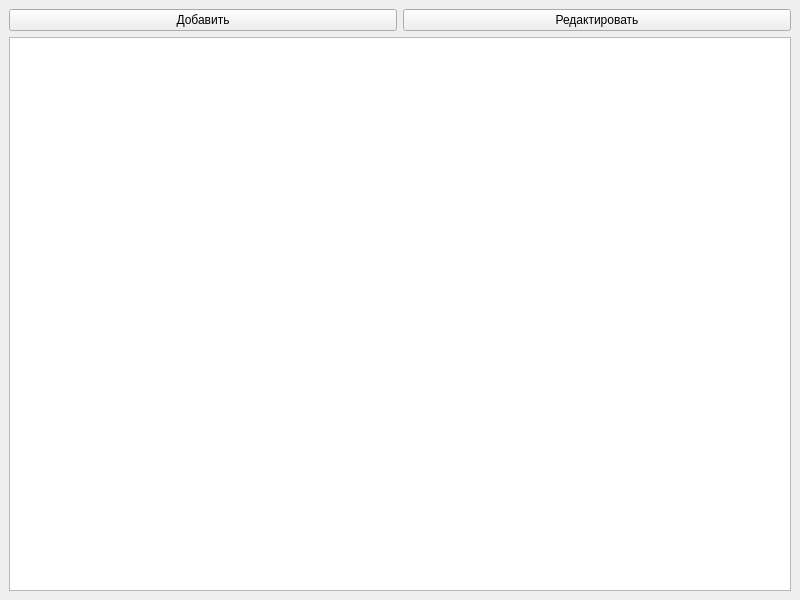
<?xml version="1.0" encoding="UTF-8"?>
<ui version="4.0">
 <class>MainWindow</class>
 <widget class="QMainWindow" name="MainWindow">
  <property name="geometry">
   <rect>
    <x>0</x>
    <y>0</y>
    <width>800</width>
    <height>600</height>
   </rect>
  </property>
  <property name="windowTitle">
   <string>Coffee Manager</string>
  </property>
  <widget class="QWidget" name="centralwidget">
   <layout class="QVBoxLayout" name="verticalLayout">
    <item>
     <layout class="QHBoxLayout" name="horizontalLayout">
      <item>
       <widget class="QPushButton" name="addButton">
        <property name="text">
         <string>Добавить</string>
        </property>
       </widget>
      </item>
      <item>
       <widget class="QPushButton" name="editButton">
        <property name="text">
         <string>Редактировать</string>
        </property>
       </widget>
      </item>
     </layout>
    </item>
    <item>
     <widget class="QTableWidget" name="tableWidget">
      <property name="editTriggers">
       <set>QAbstractItemView::NoEditTriggers</set>
      </property>
      <property name="selectionMode">
       <enum>QAbstractItemView::SingleSelection</enum>
      </property>
      <property name="selectionBehavior">
       <enum>QAbstractItemView::SelectRows</enum>
      </property>
     </widget>
    </item>
   </layout>
  </widget>
 </widget>
 <resources/>
 <connections/>
</ui>
